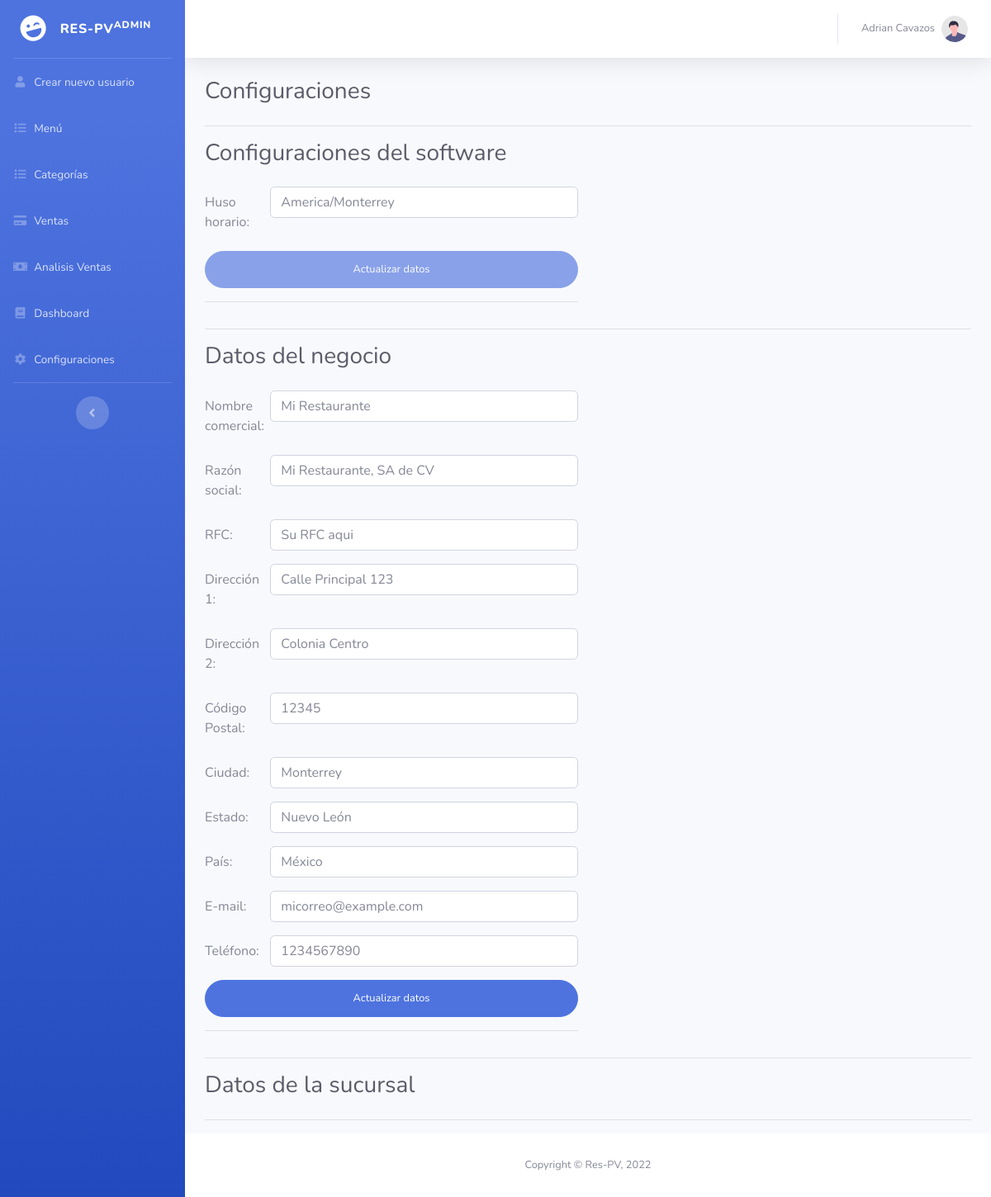
The page /configuraciones.php (signed in) on the database as committed earlier.
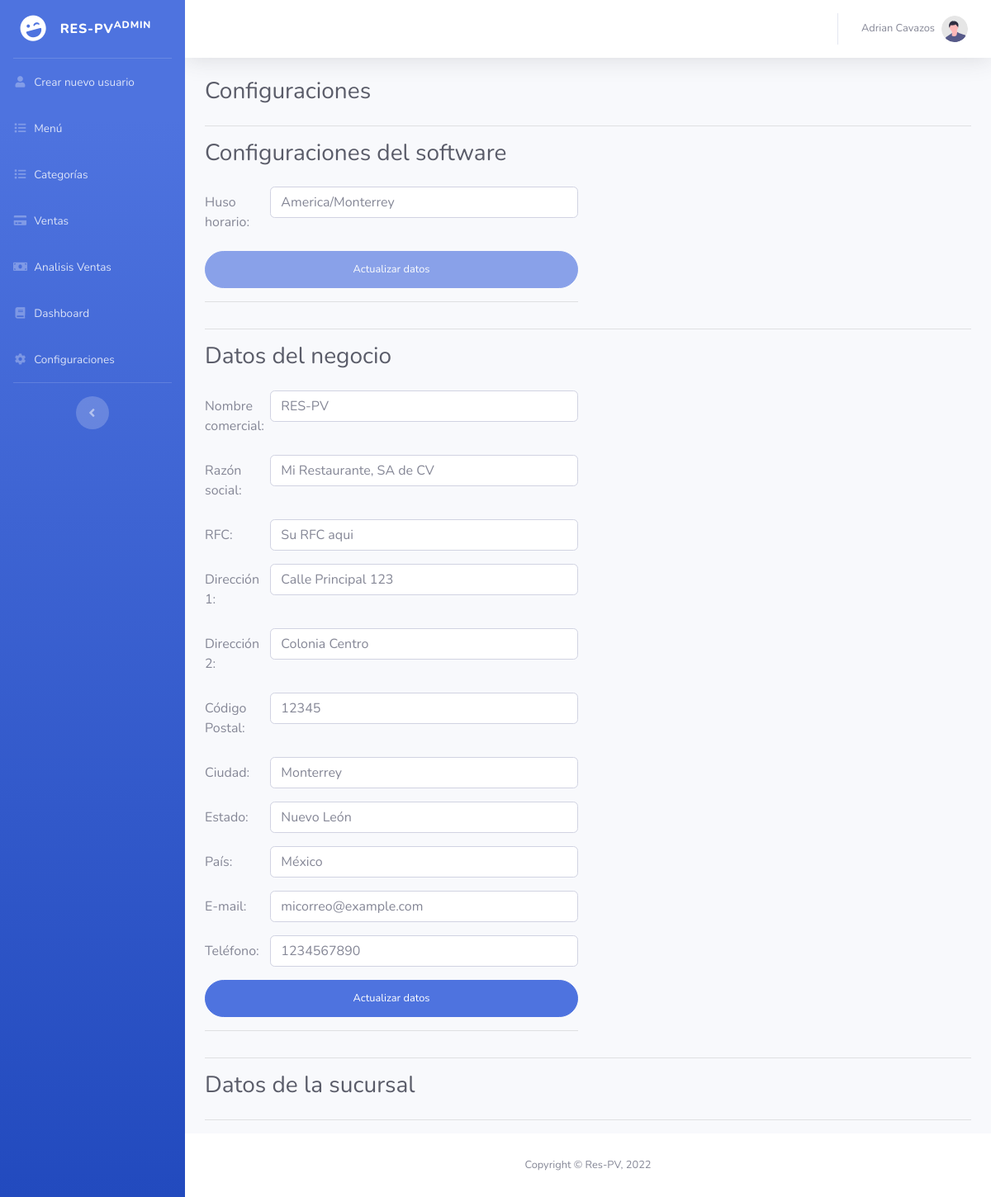
The same page on the database as committed later.
### tables this page shows
CREATE TABLE `settings` (
  `id` int(11) NOT NULL,
  `setting_name` varchar(255) NOT NULL,
  `setting_value` text NOT NULL
);

### db.php (called while the page is built, shortened)
<?php
    class Conexion{
        private $driver = "mysql";
        private $host = "localhost";
        private $dbname = "respv";
        private $usuario = "root";
        private $contrasena = "";
        public function __construct(){
            try {
                $db = new PDO("{$this->driver}:host={$this->host};dbname={$this->dbname}",$this->usuario,$this->contrasena);
                $db->setAttribute(PDO::ATTR_ERRMODE, PDO::ERRMODE_EXCEPTION);
                return $db;
            } catch (PDOException $e) {
                echo "Ha ocurrido un error al conectarse a la base de datos" . $e->getMessage();
            }
        }
    }
?>

### configuraciones/Modelo/configuraciones.php (called while the page is built, shortened)
<?php
    require_once(__DIR__.'/../../db.php');
    class Configuraciones extends Conexion{
        public function __construct(){
            $this->db = parent::__construct();
        }
        public function getAllSettings(){
            $rows = null;
            $statement = $this->db->prepare("SELECT * FROM settings");
            $statement->execute();
            while ($result = $statement->fetch()) {
                $rows[] = $result;
            }
            return $rows;
        }
    }
?>

### configuraciones.php (the view, shortened to what the changed rows need)
<?php
if(!empty($_SESSION["userId"])) {
    $Modelo = new Usuarios();
    $tipoDeUsuario = $Modelo->getUserType($_SESSION["userId"]);
    if (!$tipoDeUsuario) {
        $_SESSION["errorMessage"] = "Invalid Credentials";
        header('Location: logout.php');
    } else {
        switch($tipoDeUsuario){
            case 1:
                require_once("configuraciones/Modelo/configuraciones.php");
                $ModeloMenu = new Configuraciones();
            break;
        }
    }
} else {
    header('Location: logout.php');
}
?>
<!DOCTYPE html>
<html lang="en">
<head>
    <link href="vendor/fontawesome-free/css/all.min.css" rel="stylesheet" type="text/css">
    <link href="css/sb-admin-2.min.css" rel="stylesheet">
</head>
<body id="page-top">
    <div id="wrapper">
        <div id="content-wrapper" class="d-flex flex-column">
            <div id="content">
                <div class="container-fluid">
                    <div class="d-sm-flex align-items-center justify-content-between mb-4">
                        <h1 class="h3 mb-0 text-gray-800">Configuraciones</h1>
                    </div>
                    <?php
                        $configs = $ModeloMenu->getAllSettings();
                        if($configs != null){
                    ?>
                    <hr>
                    <div class="d-sm-flex align-items-center justify-content-between mb-4">
                        <h1 class="h3 mb-0 text-gray-800">Configuraciones del software</h1>
                    </div>
                    <div class="row">
                        <div class="col-md-6">
                            <form class="user" action="configuraciones/Controlador/setConfiguraciones.php" method="POST" enctype="multipart/form-data">
                                <div class="form-group row">
                                    <label class="col-sm-2 col-form-label">Huso horario:</label>
                                    <div class="col-sm-10">
                                        <input type="text" class="form-control" placeholder="America/Monterrey">
                                    </div>
                                </div>
                                <input type ="submit" class="btn btn-primary btn-user btn-block" value="Actualizar datos" disabled>
                                <hr>
                            </form>
                        </div>
                    </div>
                    <hr>
                    <div class="d-sm-flex align-items-center justify-content-between mb-4">
                        <h1 class="h3 mb-0 text-gray-800">Datos del negocio</h1>
                    </div>
                    <div class="row">
                        <div class="col-md-6">
                            <form class="user" action="configuraciones/Controlador/setConfiguraciones.php" method="POST" enctype="multipart/form-data">
                                <div class="form-group row">
                                    <label class="col-sm-2 col-form-label">Nombre comercial:</label>
                                    <div class="col-sm-10">
                                        <input type="text" class="form-control" placeholder="<?php $valor=array_search('nombre_comercial',array_column($configs,'setting_name'));echo $configs[$valor][2];?>" name="nombre_comercial">
                                    </div>
                                </div>
                                <div class="form-group row">
                                    <label class="col-sm-2 col-form-label">Razón social:</label>
                                    <div class="col-sm-10">
                                        <input type="text" class="form-control" placeholder="<?php $valor=array_search('razon_social',array_column($configs,'setting_name'));echo $configs[$valor][2];?>" name="razon_social">
                                    </div>
                                </div>
                                <div class="form-group row">
                                    <label class="col-sm-2 col-form-label">RFC:</label>
                                    <div class="col-sm-10">
                                        <input type="text" class="form-control" placeholder="<?php $valor=array_search('rfc',array_column($configs,'setting_name'));echo $configs[$valor][2];?>" name="rfc">
                                    </div>
                                </div>
                                <div class="form-group row">
                                    <label class="col-sm-2 col-form-label">Dirección 1:</label>
                                    <div class="col-sm-10">
                                        <input type="text" class="form-control" placeholder="<?php $valor=array_search('direccion_1',array_column($configs,'setting_name'));echo $configs[$valor][2];?>" name="direccion_1">
                                    </div>
                                </div>
                                <div class="form-group row">
                                    <label class="col-sm-2 col-form-label">Dirección 2:</label>
                                    <div class="col-sm-10">
                                        <input type="text" class="form-control" placeholder="<?php $valor=array_search('direccion_2',array_column($configs,'setting_name'));echo $configs[$valor][2];?>" name="direccion_2">
                                    </div>
                                </div>
                                <div class="form-group row">
                                    <label class="col-sm-2 col-form-label">Código Postal:</label>
                                    <div class="col-sm-10">
                                        <input type="text" class="form-control" placeholder="<?php $valor=array_search('direccion_cp',array_column($configs,'setting_name'));echo $configs[$valor][2];?>" name="direccion_cp">
                                    </div>
                                </div>
                                <div class="form-group row">
                                    <label class="col-sm-2 col-form-label">Ciudad:</label>
                                    <div class="col-sm-10">
                                        <input type="text" class="form-control" placeholder="<?php $valor=array_search('direccion_ciudad',array_column($configs,'setting_name'));echo $configs[$valor][2];?>" name="direccion_ciudad">
                                    </div>
                                </div>
                                <div class="form-group row">
                                    <label class="col-sm-2 col-form-label">Estado:</label>
                                    <div class="col-sm-10">
                                        <input type="text" class="form-control" placeholder="<?php $valor=array_search('direccion_estado',array_column($configs,'setting_name'));echo $configs[$valor][2];?>" name="direccion_estado">
                                    </div>
                                </div>
                                <div class="form-group row">
                                    <label class="col-sm-2 col-form-label">País:</label>
                                    <div class="col-sm-10">
                                        <input type="text" class="form-control" placeholder="<?php $valor=array_search('direccion_pais',array_column($configs,'setting_name'));echo $configs[$valor][2];?>" name="direccion_pais">
                                    </div>
                                </div>
                                <div class="form-group row">
                                    <label class="col-sm-2 col-form-label">E-mail:</label>
                                    <div class="col-sm-10">
                                        <input type="text" class="form-control" placeholder="<?php $valor=array_search('email',array_column($configs,'setting_name'));echo $configs[$valor][2];?>" name="email">
                                    </div>
                                </div>
                                <div class="form-group row">
                                    <label class="col-sm-2 col-form-label">Teléfono:</label>
                                    <div class="col-sm-10">
                                        <input type="text" class="form-control" placeholder="<?php $valor=array_search('telefono',array_column($configs,'setting_name'));echo $configs[$valor][2];?>" name="telefono">
                                    </div>
                                </div>
                                <input type ="submit" class="btn btn-primary btn-user btn-block" value="Actualizar datos" name="datosDelNegocio">
                                <hr>
                            </form>
                        </div>
                    </div>
                    <hr>
                    <div class="d-sm-flex align-items-center justify-content-between mb-4">
                        <h1 class="h3 mb-0 text-gray-800">Datos de la sucursal</h1>
                    </div>
                    <?php
                        }
                    ?>
                </div>
            </div>
        </div>
    </div>
</body>
</html>

Rows that differ between the two databases and show on the page:
changed settings: nombre_comercial "Mi Restaurante" → "RES-PV"
